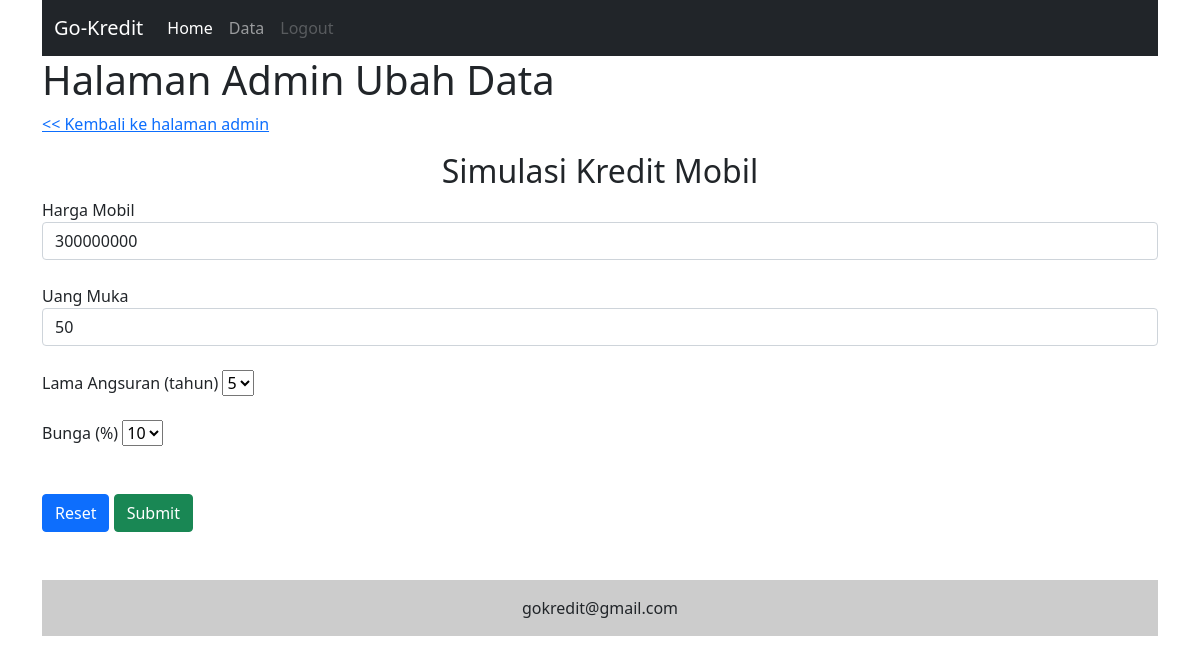
Page /admin/ubah.php?id=34 on the committed database.
### tables this page shows
CREATE TABLE `tb_kredit` (
  `id` int(20) NOT NULL,
  `harga_mobil` int(20) NOT NULL,
  `uang_muka` int(20) NOT NULL,
  `angsuran` int(20) NOT NULL,
  `bunga` int(20) NOT NULL
);

### admin/functions.php (called while the page is built, shortened)
<?php
$conn = mysqli_connect('localhost','root','','kredit');
function query($query)
{
    global $conn;
    $result = mysqli_query($conn, $query);
    $rows = [] ;
    while ($row = mysqli_fetch_assoc($result)){
    $rows[] =$row;
    }
    return $rows;
}

### admin/ubah.php (the view, shortened to what this page needs)
<?php include("header.php") ?>
<?php require 'functions.php';
if(isset($_GET['id'])){
    $id = $_GET['id'];
}else{
    $id = "";
}
$rows = query("SELECT * FROM tb_kredit WHERE id= $id")[0];
?>
    <h1>Halaman Admin Ubah Data</h1>
    <div class="mb-3 row">
        <a href="halaman.php">
            << Kembali ke halaman admin</a>
    </div>
    <h2 class="text-center">Simulasi Kredit Mobil</h2>
    <form action="<?php echo htmlspecialchars($_SERVER["PHP_SELF"]); ?>" method="post">
        <div class="form-group">
            <label for="HargaMobil">Harga Mobil</label>
            <input name="HargaMobil" class="form-control" required type="text" placeholder="Minimal 100000000" min="100000000"
            value="<?= $rows["harga_mobil"]; ?>">
        </div>
        <div class="form-group">
            <label for="UangMuka">Uang Muka</label>
            <input class="form-control" name="UangMuka" required type="text" placeholder="Min 30% dan Max 100% " min="30" max="100"
            value="<?= $rows["uang_muka"]; ?>">
        </div>
        <div class="form-group">
            <label for="Angsuran">Lama Angsuran (tahun) </label>
            <select class="custom-select" name="Angsuran" required>
                <option <?php echo $rows["angsuran"] == '5' ? "selected" : "" ?>>5</option>
            </select>
        </div>
        <div class="form-group">
            <label for="Bunga">Bunga (%) </label>
            <select class="custom-select" name="Bunga" required>
                <option <?php echo $rows["bunga"] == '10' ? "selected" : "" ?>>10</option>
            </select>
        </div>
        <div class="cpl-sm-10">
            <button class="btn btn-primary" type="reset" name="reset" href="ubah.php">Reset</button>
            <button class="btn btn-success" type="submit" name="submit" href="halaman.php">Submit</button>
        </div>
    <?php include("footer.php") ?>

### rows in the picture
tb_kredit: HargaMobil "300000000", UangMuka "50", Angsuran "5", Bunga "10"
